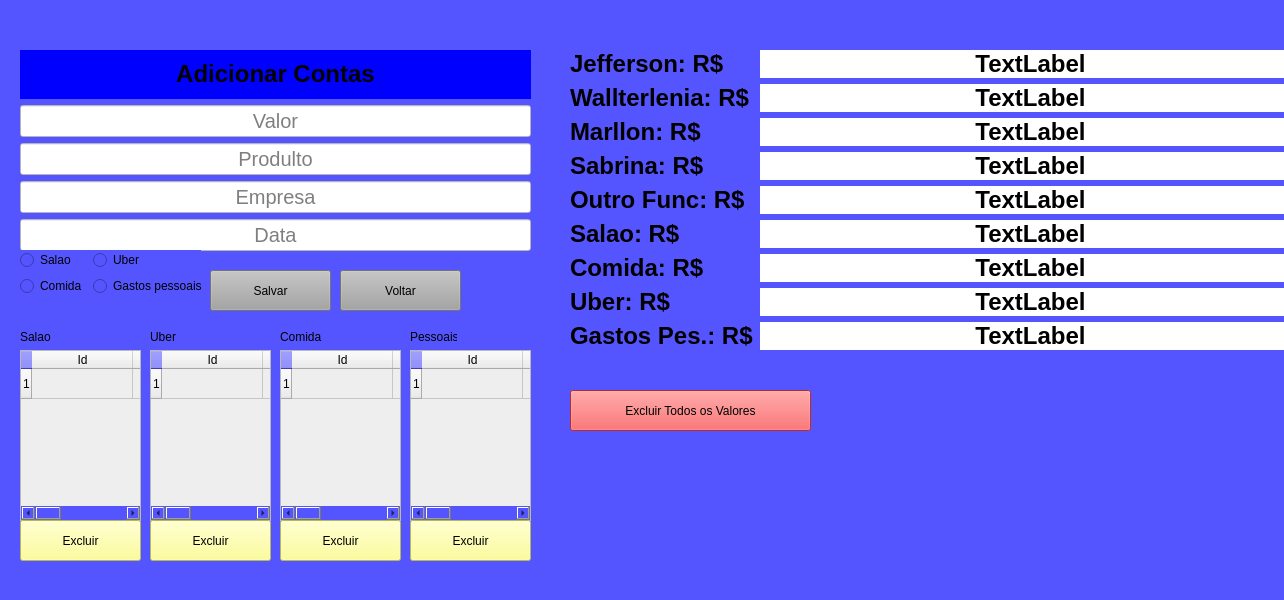
<?xml version="1.0" encoding="UTF-8"?>
<ui version="4.0">
 <class>MainWindow</class>
 <widget class="QMainWindow" name="MainWindow">
  <property name="geometry">
   <rect>
    <x>0</x>
    <y>0</y>
    <width>1284</width>
    <height>600</height>
   </rect>
  </property>
  <property name="windowTitle">
   <string>MainWindow</string>
  </property>
  <property name="styleSheet">
   <string notr="true">background-color: rgb(85, 85, 255);</string>
  </property>
  <widget class="QWidget" name="centralwidget">
   <widget class="QWidget" name="verticalLayoutWidget">
    <property name="geometry">
     <rect>
      <x>20</x>
      <y>50</y>
      <width>511</width>
      <height>201</height>
     </rect>
    </property>
    <layout class="QVBoxLayout" name="verticalLayout">
     <item>
      <widget class="QLabel" name="label">
       <property name="styleSheet">
        <string notr="true">background-color: rgb(0, 0, 255);</string>
       </property>
       <property name="text">
        <string>&lt;html&gt;&lt;head/&gt;&lt;body&gt;&lt;p align=&quot;center&quot;&gt;&lt;span style=&quot; font-size:18pt; font-weight:600;&quot;&gt;Adicionar Contas&lt;/span&gt;&lt;/p&gt;&lt;/body&gt;&lt;/html&gt;</string>
       </property>
      </widget>
     </item>
     <item>
      <widget class="QLineEdit" name="lineEdit">
       <property name="styleSheet">
        <string notr="true">background-color: rgb(255, 255, 255);
font-size: 20px;
color: rgb(0, 0, 0);</string>
       </property>
       <property name="alignment">
        <set>Qt::AlignCenter</set>
       </property>
       <property name="placeholderText">
        <string>Valor</string>
       </property>
      </widget>
     </item>
     <item>
      <widget class="QLineEdit" name="lineEdit_2">
       <property name="styleSheet">
        <string notr="true">background-color: rgb(255, 255, 255);
font-size: 20px;
color: rgb(0, 0, 0);</string>
       </property>
       <property name="alignment">
        <set>Qt::AlignCenter</set>
       </property>
       <property name="placeholderText">
        <string>Produlto</string>
       </property>
      </widget>
     </item>
     <item>
      <widget class="QLineEdit" name="lineEdit_3">
       <property name="styleSheet">
        <string notr="true">background-color: rgb(255, 255, 255);font-size: 20px;
color: rgb(0, 0, 0);</string>
       </property>
       <property name="alignment">
        <set>Qt::AlignCenter</set>
       </property>
       <property name="placeholderText">
        <string>Empresa</string>
       </property>
      </widget>
     </item>
     <item>
      <widget class="QLineEdit" name="lineEdit_4">
       <property name="styleSheet">
        <string notr="true">background-color: rgb(255, 255, 255);font-size: 20px;
color: rgb(0, 0, 0);</string>
       </property>
       <property name="alignment">
        <set>Qt::AlignCenter</set>
       </property>
       <property name="placeholderText">
        <string>Data</string>
       </property>
      </widget>
     </item>
    </layout>
   </widget>
   <widget class="QPushButton" name="pushButton">
    <property name="geometry">
     <rect>
      <x>210</x>
      <y>270</y>
      <width>121</width>
      <height>41</height>
     </rect>
    </property>
    <property name="styleSheet">
     <string notr="true">background-color: rgb(162, 162, 162);</string>
    </property>
    <property name="text">
     <string>Salvar</string>
    </property>
   </widget>
   <widget class="QTableWidget" name="tableWidget">
    <property name="geometry">
     <rect>
      <x>20</x>
      <y>350</y>
      <width>121</width>
      <height>171</height>
     </rect>
    </property>
    <property name="styleSheet">
     <string notr="true">background-color: rgb(238, 238, 238);</string>
    </property>
    <property name="rowCount">
     <number>1</number>
    </property>
    <attribute name="horizontalHeaderDefaultSectionSize">
     <number>101</number>
    </attribute>
    <row/>
    <column>
     <property name="text">
      <string>Id</string>
     </property>
    </column>
    <column>
     <property name="text">
      <string>Valor</string>
     </property>
    </column>
    <column>
     <property name="text">
      <string>Produlto</string>
     </property>
    </column>
    <column>
     <property name="text">
      <string>Empresa</string>
     </property>
    </column>
    <column>
     <property name="text">
      <string>Data</string>
     </property>
    </column>
   </widget>
   <widget class="QWidget" name="formLayoutWidget">
    <property name="geometry">
     <rect>
      <x>570</x>
      <y>50</y>
      <width>731</width>
      <height>330</height>
     </rect>
    </property>
    <layout class="QFormLayout" name="formLayout">
     <item row="0" column="0">
      <widget class="QLabel" name="label_2">
       <property name="text">
        <string>&lt;html&gt;&lt;head/&gt;&lt;body&gt;&lt;p&gt;&lt;span style=&quot; font-size:18pt; font-weight:600;&quot;&gt;Jefferson: R$&lt;/span&gt;&lt;/p&gt;&lt;/body&gt;&lt;/html&gt;</string>
       </property>
      </widget>
     </item>
     <item row="0" column="1">
      <widget class="QLabel" name="label_3">
       <property name="styleSheet">
        <string notr="true">font: 75 18pt &quot;MS Shell Dlg 2&quot;;
background-color: rgb(255, 255, 255);</string>
       </property>
       <property name="text">
        <string>&lt;html&gt;&lt;head/&gt;&lt;body&gt;&lt;p align=&quot;center&quot;&gt;&lt;span style=&quot; font-size:18pt; font-weight:600;&quot;&gt;TextLabel&lt;/span&gt;&lt;/p&gt;&lt;/body&gt;&lt;/html&gt;</string>
       </property>
      </widget>
     </item>
     <item row="1" column="0">
      <widget class="QLabel" name="label_4">
       <property name="text">
        <string>&lt;html&gt;&lt;head/&gt;&lt;body&gt;&lt;p&gt;&lt;span style=&quot; font-size:18pt; font-weight:600;&quot;&gt;Wallterlenia: R$&lt;/span&gt;&lt;/p&gt;&lt;/body&gt;&lt;/html&gt;</string>
       </property>
      </widget>
     </item>
     <item row="2" column="0">
      <widget class="QLabel" name="label_5">
       <property name="text">
        <string>&lt;html&gt;&lt;head/&gt;&lt;body&gt;&lt;p&gt;&lt;span style=&quot; font-size:18pt; font-weight:600;&quot;&gt;Marllon: R$&lt;/span&gt;&lt;/p&gt;&lt;/body&gt;&lt;/html&gt;</string>
       </property>
      </widget>
     </item>
     <item row="3" column="0">
      <widget class="QLabel" name="label_6">
       <property name="text">
        <string>&lt;html&gt;&lt;head/&gt;&lt;body&gt;&lt;p&gt;&lt;span style=&quot; font-size:18pt; font-weight:600;&quot;&gt;Sabrina: R$&lt;/span&gt;&lt;/p&gt;&lt;/body&gt;&lt;/html&gt;</string>
       </property>
      </widget>
     </item>
     <item row="4" column="0">
      <widget class="QLabel" name="label_7">
       <property name="text">
        <string>&lt;html&gt;&lt;head/&gt;&lt;body&gt;&lt;p&gt;&lt;span style=&quot; font-size:18pt; font-weight:600;&quot;&gt;Outro Func: R$&lt;/span&gt;&lt;/p&gt;&lt;/body&gt;&lt;/html&gt;</string>
       </property>
      </widget>
     </item>
     <item row="1" column="1">
      <widget class="QLabel" name="label_8">
       <property name="styleSheet">
        <string notr="true">background-color: rgb(255, 255, 255);
font: 75 18pt &quot;MS Shell Dlg 2&quot;;</string>
       </property>
       <property name="text">
        <string>&lt;html&gt;&lt;head/&gt;&lt;body&gt;&lt;p align=&quot;center&quot;&gt;&lt;span style=&quot; font-size:18pt; font-weight:600;&quot;&gt;TextLabel&lt;/span&gt;&lt;/p&gt;&lt;/body&gt;&lt;/html&gt;</string>
       </property>
      </widget>
     </item>
     <item row="2" column="1">
      <widget class="QLabel" name="label_9">
       <property name="styleSheet">
        <string notr="true">background-color: rgb(255, 255, 255);
font: 75 18pt &quot;MS Shell Dlg 2&quot;;</string>
       </property>
       <property name="text">
        <string>&lt;html&gt;&lt;head/&gt;&lt;body&gt;&lt;p align=&quot;center&quot;&gt;&lt;span style=&quot; font-size:18pt; font-weight:600;&quot;&gt;TextLabel&lt;/span&gt;&lt;/p&gt;&lt;/body&gt;&lt;/html&gt;</string>
       </property>
      </widget>
     </item>
     <item row="3" column="1">
      <widget class="QLabel" name="label_10">
       <property name="styleSheet">
        <string notr="true">background-color: rgb(255, 255, 255);
font: 75 18pt &quot;MS Shell Dlg 2&quot;;</string>
       </property>
       <property name="text">
        <string>&lt;html&gt;&lt;head/&gt;&lt;body&gt;&lt;p align=&quot;center&quot;&gt;&lt;span style=&quot; font-size:18pt; font-weight:600;&quot;&gt;TextLabel&lt;/span&gt;&lt;/p&gt;&lt;/body&gt;&lt;/html&gt;</string>
       </property>
      </widget>
     </item>
     <item row="4" column="1">
      <widget class="QLabel" name="label_11">
       <property name="styleSheet">
        <string notr="true">background-color: rgb(255, 255, 255);
font: 75 18pt &quot;MS Shell Dlg 2&quot;;</string>
       </property>
       <property name="text">
        <string>&lt;html&gt;&lt;head/&gt;&lt;body&gt;&lt;p align=&quot;center&quot;&gt;&lt;span style=&quot; font-size:18pt; font-weight:600;&quot;&gt;TextLabel&lt;/span&gt;&lt;/p&gt;&lt;/body&gt;&lt;/html&gt;</string>
       </property>
      </widget>
     </item>
     <item row="9" column="0">
      <widget class="QLabel" name="label_12">
       <property name="text">
        <string/>
       </property>
      </widget>
     </item>
     <item row="5" column="0">
      <widget class="QLabel" name="label_13">
       <property name="text">
        <string>&lt;html&gt;&lt;head/&gt;&lt;body&gt;&lt;p&gt;&lt;span style=&quot; font-size:18pt; font-weight:600;&quot;&gt;Salao: R$&lt;/span&gt;&lt;/p&gt;&lt;/body&gt;&lt;/html&gt;</string>
       </property>
      </widget>
     </item>
     <item row="5" column="1">
      <widget class="QLabel" name="label_14">
       <property name="styleSheet">
        <string notr="true">background-color: rgb(255, 255, 255);
font: 75 18pt &quot;MS Shell Dlg 2&quot;;</string>
       </property>
       <property name="text">
        <string>&lt;html&gt;&lt;head/&gt;&lt;body&gt;&lt;p align=&quot;center&quot;&gt;&lt;span style=&quot; font-size:18pt; font-weight:600;&quot;&gt;TextLabel&lt;/span&gt;&lt;/p&gt;&lt;/body&gt;&lt;/html&gt;</string>
       </property>
      </widget>
     </item>
     <item row="6" column="0">
      <widget class="QLabel" name="label_15">
       <property name="text">
        <string>&lt;html&gt;&lt;head/&gt;&lt;body&gt;&lt;p&gt;&lt;span style=&quot; font-size:18pt; font-weight:600;&quot;&gt;Comida: R$&lt;/span&gt;&lt;/p&gt;&lt;/body&gt;&lt;/html&gt;</string>
       </property>
      </widget>
     </item>
     <item row="7" column="0">
      <widget class="QLabel" name="label_16">
       <property name="text">
        <string>&lt;html&gt;&lt;head/&gt;&lt;body&gt;&lt;p&gt;&lt;span style=&quot; font-size:18pt; font-weight:600;&quot;&gt;Uber: R$&lt;/span&gt;&lt;/p&gt;&lt;/body&gt;&lt;/html&gt;</string>
       </property>
      </widget>
     </item>
     <item row="8" column="0">
      <widget class="QLabel" name="label_17">
       <property name="text">
        <string>&lt;html&gt;&lt;head/&gt;&lt;body&gt;&lt;p&gt;&lt;span style=&quot; font-size:18pt; font-weight:600;&quot;&gt;Gastos Pes.: R$&lt;/span&gt;&lt;/p&gt;&lt;/body&gt;&lt;/html&gt;</string>
       </property>
      </widget>
     </item>
     <item row="6" column="1">
      <widget class="QLabel" name="label_18">
       <property name="styleSheet">
        <string notr="true">background-color: rgb(255, 255, 255);
font: 75 18pt &quot;MS Shell Dlg 2&quot;;</string>
       </property>
       <property name="text">
        <string>&lt;html&gt;&lt;head/&gt;&lt;body&gt;&lt;p align=&quot;center&quot;&gt;&lt;span style=&quot; font-size:18pt; font-weight:600;&quot;&gt;TextLabel&lt;/span&gt;&lt;/p&gt;&lt;/body&gt;&lt;/html&gt;</string>
       </property>
      </widget>
     </item>
     <item row="7" column="1">
      <widget class="QLabel" name="label_19">
       <property name="styleSheet">
        <string notr="true">background-color: rgb(255, 255, 255);
font: 75 18pt &quot;MS Shell Dlg 2&quot;;</string>
       </property>
       <property name="text">
        <string>&lt;html&gt;&lt;head/&gt;&lt;body&gt;&lt;p align=&quot;center&quot;&gt;&lt;span style=&quot; font-size:18pt; font-weight:600;&quot;&gt;TextLabel&lt;/span&gt;&lt;/p&gt;&lt;/body&gt;&lt;/html&gt;</string>
       </property>
      </widget>
     </item>
     <item row="8" column="1">
      <widget class="QLabel" name="label_20">
       <property name="styleSheet">
        <string notr="true">background-color: rgb(255, 255, 255);
font: 75 18pt &quot;MS Shell Dlg 2&quot;;</string>
       </property>
       <property name="text">
        <string>&lt;html&gt;&lt;head/&gt;&lt;body&gt;&lt;p align=&quot;center&quot;&gt;&lt;span style=&quot; font-size:18pt; font-weight:600;&quot;&gt;TextLabel&lt;/span&gt;&lt;/p&gt;&lt;/body&gt;&lt;/html&gt;</string>
       </property>
      </widget>
     </item>
    </layout>
   </widget>
   <widget class="QPushButton" name="pushButton_3">
    <property name="geometry">
     <rect>
      <x>20</x>
      <y>520</y>
      <width>121</width>
      <height>41</height>
     </rect>
    </property>
    <property name="styleSheet">
     <string notr="true">background-color: rgb(255, 255, 127);</string>
    </property>
    <property name="text">
     <string>Excluir</string>
    </property>
   </widget>
   <widget class="QPushButton" name="pushButton_4">
    <property name="geometry">
     <rect>
      <x>340</x>
      <y>270</y>
      <width>121</width>
      <height>41</height>
     </rect>
    </property>
    <property name="styleSheet">
     <string notr="true">background-color: rgb(162, 162, 162);</string>
    </property>
    <property name="text">
     <string>Voltar</string>
    </property>
   </widget>
   <widget class="QWidget" name="formLayoutWidget_2">
    <property name="geometry">
     <rect>
      <x>20</x>
      <y>250</y>
      <width>181</width>
      <height>65</height>
     </rect>
    </property>
    <layout class="QFormLayout" name="formLayout_2">
     <item row="2" column="0">
      <widget class="QRadioButton" name="radioButton">
       <property name="text">
        <string>Comida</string>
       </property>
      </widget>
     </item>
     <item row="2" column="1">
      <widget class="QRadioButton" name="radioButton_2">
       <property name="text">
        <string>Gastos pessoais</string>
       </property>
      </widget>
     </item>
     <item row="0" column="0">
      <widget class="QRadioButton" name="radioButton_4">
       <property name="text">
        <string>Salao</string>
       </property>
      </widget>
     </item>
     <item row="0" column="1">
      <widget class="QRadioButton" name="radioButton_3">
       <property name="text">
        <string>Uber</string>
       </property>
      </widget>
     </item>
    </layout>
   </widget>
   <widget class="QTableWidget" name="tableWidget_2">
    <property name="geometry">
     <rect>
      <x>150</x>
      <y>350</y>
      <width>121</width>
      <height>171</height>
     </rect>
    </property>
    <property name="styleSheet">
     <string notr="true">background-color: rgb(238, 238, 238);</string>
    </property>
    <property name="rowCount">
     <number>1</number>
    </property>
    <attribute name="horizontalHeaderDefaultSectionSize">
     <number>101</number>
    </attribute>
    <row/>
    <column>
     <property name="text">
      <string>Id</string>
     </property>
    </column>
    <column>
     <property name="text">
      <string>Valor</string>
     </property>
    </column>
    <column>
     <property name="text">
      <string>Produlto</string>
     </property>
    </column>
    <column>
     <property name="text">
      <string>Empresa</string>
     </property>
    </column>
    <column>
     <property name="text">
      <string>Data</string>
     </property>
    </column>
   </widget>
   <widget class="QPushButton" name="pushButton_5">
    <property name="geometry">
     <rect>
      <x>150</x>
      <y>520</y>
      <width>121</width>
      <height>41</height>
     </rect>
    </property>
    <property name="styleSheet">
     <string notr="true">background-color: rgb(255, 255, 127);</string>
    </property>
    <property name="text">
     <string>Excluir</string>
    </property>
   </widget>
   <widget class="QTableWidget" name="tableWidget_3">
    <property name="geometry">
     <rect>
      <x>280</x>
      <y>350</y>
      <width>121</width>
      <height>171</height>
     </rect>
    </property>
    <property name="styleSheet">
     <string notr="true">background-color: rgb(238, 238, 238);</string>
    </property>
    <property name="rowCount">
     <number>1</number>
    </property>
    <attribute name="horizontalHeaderDefaultSectionSize">
     <number>101</number>
    </attribute>
    <row/>
    <column>
     <property name="text">
      <string>Id</string>
     </property>
    </column>
    <column>
     <property name="text">
      <string>Valor</string>
     </property>
    </column>
    <column>
     <property name="text">
      <string>Produlto</string>
     </property>
    </column>
    <column>
     <property name="text">
      <string>Empresa</string>
     </property>
    </column>
    <column>
     <property name="text">
      <string>Data</string>
     </property>
    </column>
   </widget>
   <widget class="QPushButton" name="pushButton_6">
    <property name="geometry">
     <rect>
      <x>280</x>
      <y>520</y>
      <width>121</width>
      <height>41</height>
     </rect>
    </property>
    <property name="styleSheet">
     <string notr="true">background-color: rgb(255, 255, 127);</string>
    </property>
    <property name="text">
     <string>Excluir</string>
    </property>
   </widget>
   <widget class="QTableWidget" name="tableWidget_4">
    <property name="geometry">
     <rect>
      <x>410</x>
      <y>350</y>
      <width>121</width>
      <height>171</height>
     </rect>
    </property>
    <property name="styleSheet">
     <string notr="true">background-color: rgb(238, 238, 238);</string>
    </property>
    <property name="rowCount">
     <number>1</number>
    </property>
    <attribute name="horizontalHeaderDefaultSectionSize">
     <number>101</number>
    </attribute>
    <row/>
    <column>
     <property name="text">
      <string>Id</string>
     </property>
    </column>
    <column>
     <property name="text">
      <string>Valor</string>
     </property>
    </column>
    <column>
     <property name="text">
      <string>Produlto</string>
     </property>
    </column>
    <column>
     <property name="text">
      <string>Empresa</string>
     </property>
    </column>
    <column>
     <property name="text">
      <string>Data</string>
     </property>
    </column>
   </widget>
   <widget class="QPushButton" name="pushButton_7">
    <property name="geometry">
     <rect>
      <x>410</x>
      <y>520</y>
      <width>121</width>
      <height>41</height>
     </rect>
    </property>
    <property name="styleSheet">
     <string notr="true">background-color: rgb(255, 255, 127);</string>
    </property>
    <property name="text">
     <string>Excluir</string>
    </property>
   </widget>
   <widget class="QLabel" name="label_21">
    <property name="geometry">
     <rect>
      <x>20</x>
      <y>330</y>
      <width>47</width>
      <height>13</height>
     </rect>
    </property>
    <property name="text">
     <string>Salao</string>
    </property>
   </widget>
   <widget class="QLabel" name="label_22">
    <property name="geometry">
     <rect>
      <x>150</x>
      <y>330</y>
      <width>47</width>
      <height>13</height>
     </rect>
    </property>
    <property name="text">
     <string>Uber</string>
    </property>
   </widget>
   <widget class="QLabel" name="label_23">
    <property name="geometry">
     <rect>
      <x>280</x>
      <y>330</y>
      <width>47</width>
      <height>13</height>
     </rect>
    </property>
    <property name="text">
     <string>Comida</string>
    </property>
   </widget>
   <widget class="QLabel" name="label_24">
    <property name="geometry">
     <rect>
      <x>410</x>
      <y>330</y>
      <width>47</width>
      <height>13</height>
     </rect>
    </property>
    <property name="text">
     <string>Pessoais</string>
    </property>
   </widget>
   <widget class="QPushButton" name="pushButton_2">
    <property name="geometry">
     <rect>
      <x>570</x>
      <y>390</y>
      <width>241</width>
      <height>41</height>
     </rect>
    </property>
    <property name="styleSheet">
     <string notr="true">background-color: rgb(255, 60, 60);</string>
    </property>
    <property name="text">
     <string>Excluir Todos os Valores</string>
    </property>
   </widget>
  </widget>
  <widget class="QStatusBar" name="statusbar"/>
 </widget>
 <resources/>
 <connections/>
</ui>
